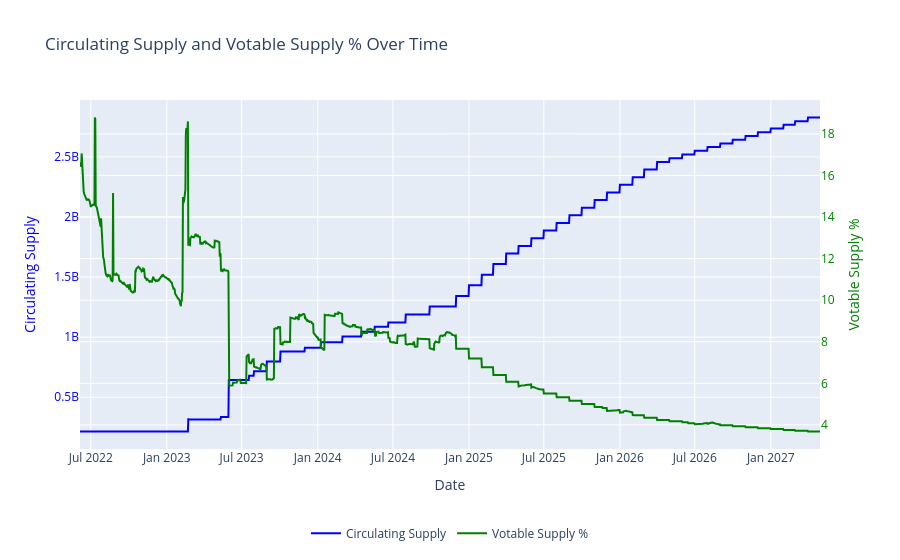

The cell this chart's notebook holds for it:
### Code cell
import pandas as pd
import plotly.graph_objects as go

data = pd.read_csv('../../../data/votable_supply_framework/graph/votable_supply_data.csv')


fig = go.Figure()

fig.add_trace(
    go.Scatter(
        x=data['Date'],
        y=data['Circulating Supply'],
        name='Circulating Supply',
        mode='lines',
        line=dict(color='blue'),
        hoverinfo='x+y',
    )
)


fig.add_trace(
    go.Scatter(
        x=data['Date'],
        y=data['Votable Supply %'],
        name='Votable Supply %',
        mode='lines',
        line=dict(color='green'),
        yaxis='y2',
        hoverinfo='x+y',
    )
)


fig.update_layout(
    title='Circulating Supply and Votable Supply % Over Time',
    xaxis=dict(title='Date'),
    yaxis=dict(
        title='Circulating Supply',
        titlefont=dict(color='blue'),
        tickfont=dict(color='blue'),
    ),
    yaxis2=dict(
        title='Votable Supply %',
        titlefont=dict(color='green'),
        tickfont=dict(color='green'),
        overlaying='y',
        side='right',
    ),
    legend=dict(orientation='h', x=0.5, xanchor='center', y=-0.2),
    hovermode='x',
)


fig.write_html('interactive_plot.html')

fig.show()

### Figure 1 — Plotly figure (JSON) as saved in the notebook; plotly's stock layout.template omitted (floating-point values rounded to 4 significant figures; data arrays with more than 128 entries replaced by an {"elided": "..."} marker saying what was removed)
{"data": [{"hoverinfo": "x+y", "line": {"color": "blue"}, "mode": "lines", "name": "Circulating Supply", "type": "scatter", "x": {"elided": "1791 str values"}, "y": {"elided": "1791 float values"}}, {"hoverinfo": "x+y", "line": {"color": "green"}, "mode": "lines", "name": "Votable Supply %", "type": "scatter", "x": {"elided": "1791 str values"}, "y": {"elided": "1791 float values"}, "yaxis": "y2"}], "layout": {"hovermode": "x", "legend": {"orientation": "h", "x": 0.5, "xanchor": "center", "y": -0.2}, "title": {"text": "Circulating Supply and Votable Supply % Over Time"}, "xaxis": {"title": {"text": "Date"}}, "yaxis": {"tickfont": {"color": "blue"}, "title": {"font": {"color": "blue"}, "text": "Circulating Supply"}}, "yaxis2": {"overlaying": "y", "side": "right", "tickfont": {"color": "green"}, "title": {"font": {"color": "green"}, "text": "Votable Supply %"}}}}
